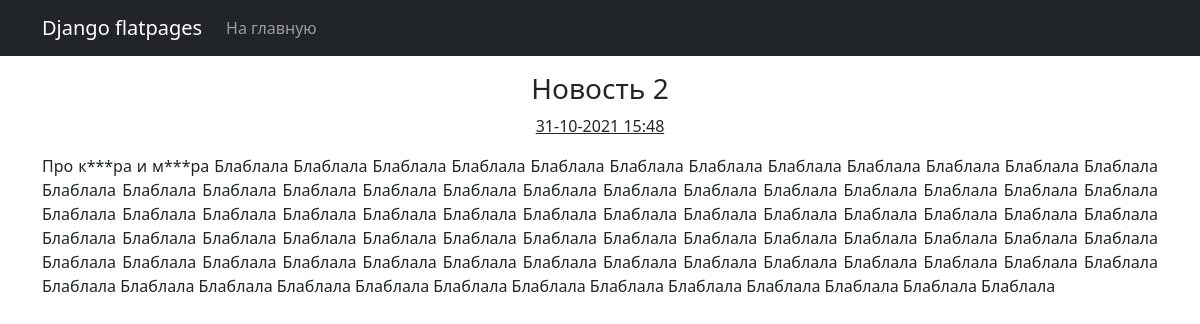
The page /news/2 on the database its author committed.
### simpleapp/models.py (models this page shows)
class News(models.Model):
    title = models.CharField(max_length=128, unique=True)
    created = models.DateTimeField(auto_now_add=True)
    text = models.TextField()

### simpleapp/views.py (the view)
# urls.py: path('<int:pk>', Post.as_view()),
class Post(DetailView):
    model = News
    template_name = 'post.html'
    context_object_name = 'post'

### simpleapp/templatetags/simpleapp_filters.py (called while the page is built)
@register.filter(name='censor')
def censor(value):
    if isinstance(value, str):
        result = str(value)
        for key in censor_dict.keys():
            result = result.replace(key, censor_dict[key])
        return result
    else:
        raise ValueError(f'Нельзя отфильтровать тип, отличный от {type(value)}')

### templates/post.html (shortened to what this page needs)
{% extends 'flatpages/default.html' %}
{% load simpleapp_filters %}
{% block content %}
<p><h3>{{ post.title|censor }}</h3> <u>{{ post.created|date:'d-m-Y H:i' }}</u></p>
<p align="justify">{{ post.text|censor }}</p>
{% endblock content %}

### rows shown on the page
News: title|censor "Новость 2", created "31-10-2021 15:48", text|censor "Про к***ра и м***ра Блаблала Блаблала Блаблала Блаблала Блаблала Блаблала Блаблала Блаблала Блаблала Блаблала Блаблала Блаблала Блаблала Блаблала Блаблала Блаблала Блаблала Блаблала Блаблала Блаблала Блаблала Блаблала Блаблала Блаблала Блаблала Блаблала Блаблала Блаблала Блаблала Блаблала Блаблала Блаблала Блаблала Блаблала Блаблала Блаблала Блаблала Блаблала Блаблала Блаблала Блаблала Блаблала Блаблала Блаблала Блаблала Блаблала Блаблала Блаблала Блаблала Блаблала Блаблала Блаблала Блаблала Блаблала Блаблала Блаблала Блаблала Блаблала Блаблала Блаблала Блаблала Блаблала Блаблала Блаблала Блаблала Блаблала Блаблала Блаблала Блаблала Блаблала Блаблала Блаблала Блаблала Блаблала Блаблала…"
